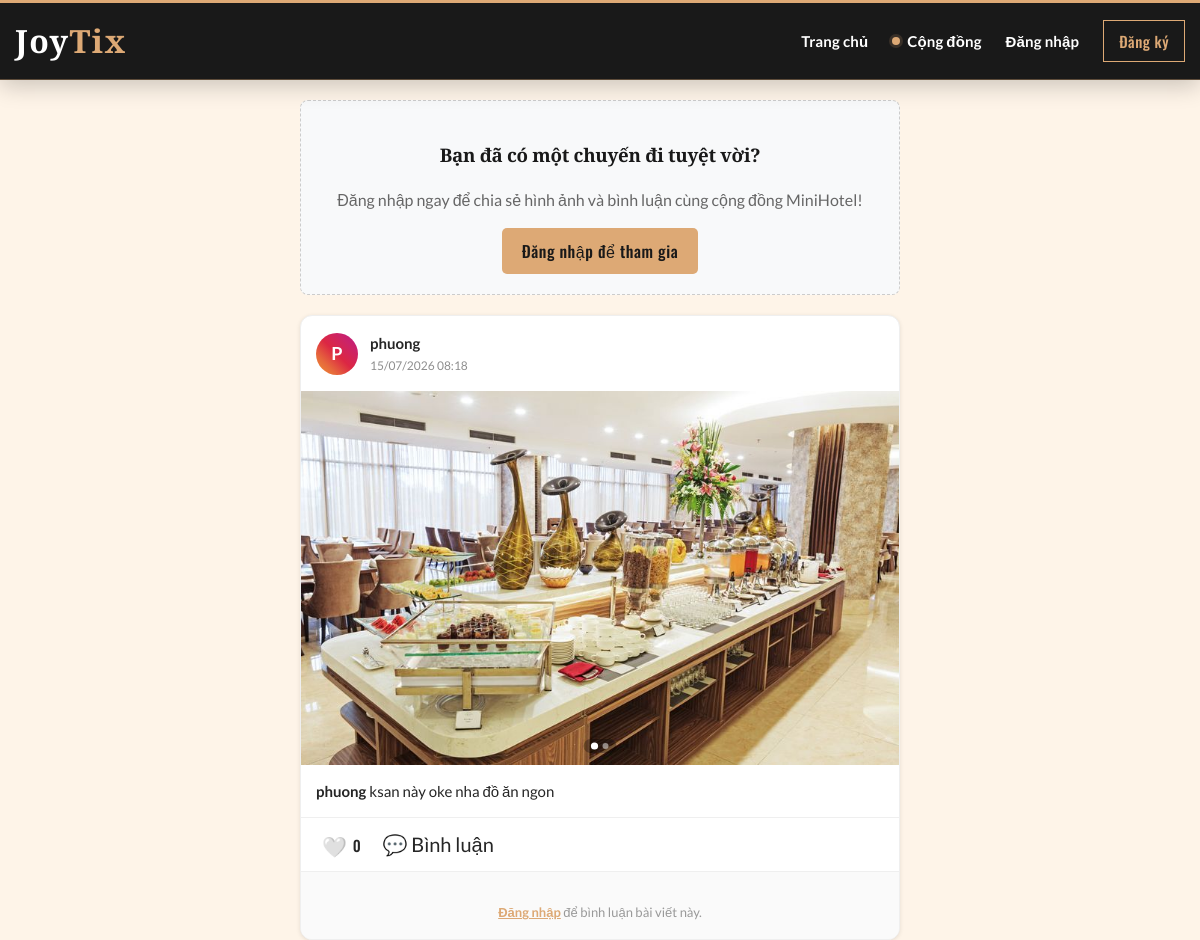
/community.php (upper part), run on an earlier commit of the app's database.
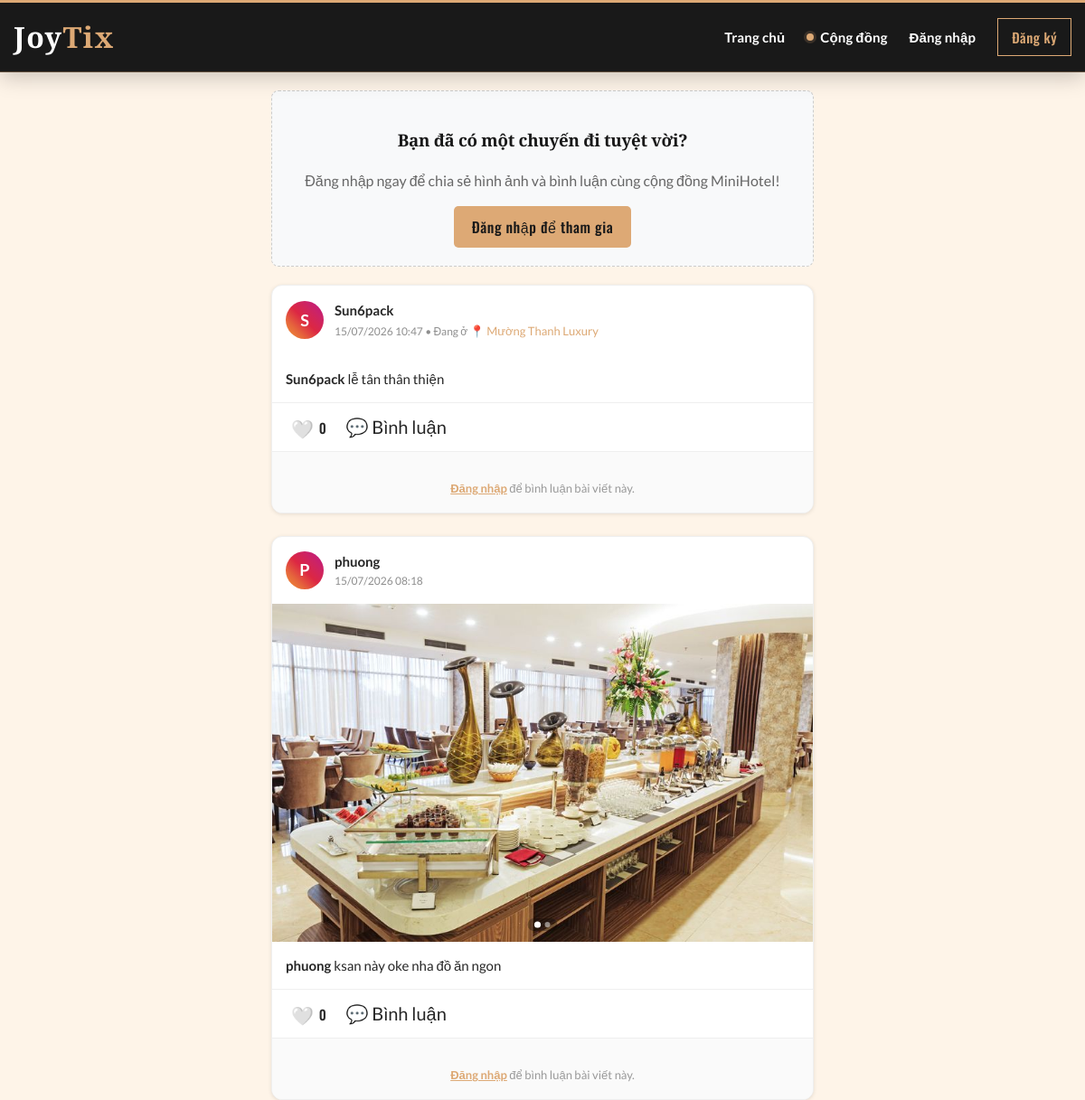
And on a later commit of the database.
### tables this page shows
CREATE TABLE `feed_posts` (
  `id` int(11) NOT NULL,
  `author_name` varchar(100) NOT NULL,
  `author_id` int(11) DEFAULT NULL,
  `hotel_id` int(11) DEFAULT NULL COMMENT 'Khách sạn được review',
  `content` text NOT NULL,
  `image_url` varchar(255) DEFAULT NULL,
  `likes_count` int(11) DEFAULT 0,
  `created_at` timestamp NOT NULL DEFAULT current_timestamp()
);

CREATE TABLE `hotels` (
  `id` int(11) NOT NULL,
  `name` varchar(150) NOT NULL,
  `address` varchar(255) DEFAULT NULL,
  `phone` varchar(25) DEFAULT NULL,
  `star_rating` decimal(2,1) DEFAULT 3.0,
  `vibe` varchar(50) DEFAULT NULL,
  `description` text DEFAULT NULL
);

### community.php (the view, shortened to what the changed rows need)
<?php
require_once 'includes/db-connect.php';
require_once 'includes/header.php';
$is_logged_in = isset($_SESSION['user_id']);
$posts = $pdo->query("SELECT p.*, h.name as hotel_name FROM feed_posts p LEFT JOIN hotels h ON p.hotel_id = h.id ORDER BY p.id DESC")->fetchAll(PDO::FETCH_ASSOC);
$post_ids = array_column($posts, 'id');
$images_by_post = [];
if (!empty($post_ids)) {
    $placeholders = implode(',', array_fill(0, count($post_ids), '?'));
    $stmt_images = $pdo->prepare("SELECT * FROM feed_post_images WHERE post_id IN ($placeholders) ORDER BY id ASC");
    $stmt_images->execute($post_ids);
    $images = $stmt_images->fetchAll(PDO::FETCH_ASSOC);
    foreach ($images as $img) {
        $images_by_post[$img['post_id']][] = $img['image_url'];
    }
}
?>
<div class="feed-container">
    <?php foreach($posts as $post): ?>
    <div class="post-card">
        <div class="post-header">
            <div class="avatar"><?= strtoupper(substr($post['author_name'], 0, 1)) ?></div>
            <div>
                <div class="author-name"><?= htmlspecialchars($post['author_name']) ?></div>
                <div class="post-time">
                    <?= date('d/m/Y H:i', strtotime($post['created_at'])) ?>
                    <?php if($post['hotel_name']): ?>
                        • Đang ở <a href="detail.php?id=<?= $post['hotel_id'] ?>" class="hotel-tag">📍 <?= htmlspecialchars($post['hotel_name']) ?></a>
                    <?php endif; ?>
                </div>
            </div>
        </div>
        <?php
        $post_images = $images_by_post[$post['id']] ?? [];
        if (!empty($post_images)):
        ?>
            <div class="post-images-slider-wrapper">
                <div class="post-images-slider" id="slider-<?= $post['id'] ?>">
                    <?php foreach ($post_images as $index => $img): ?>
                        <div class="slide-item">
                            <img src="<?= htmlspecialchars($img) ?>" alt="Ảnh bài đăng <?= $index + 1 ?>">
                        </div>
                    <?php endforeach; ?>
                </div>
                <?php if (count($post_images) > 1): ?>
                    <div class="slider-dots">
                        <?php foreach ($post_images as $index => $img): ?>
                            <span class="dot <?= $index === 0 ? 'active' : '' ?>" onclick="currentSlide(<?= $post['id'] ?>, <?= $index ?>)"></span>
                        <?php endforeach; ?>
                    </div>
                <?php endif; ?>
            </div>
        <?php endif; ?>
        <div class="post-content">
            <span class="author-name"><?= htmlspecialchars($post['author_name']) ?></span>
            <?= nl2br(htmlspecialchars($post['content'])) ?>
        </div>
        <div class="post-actions">
            <?php if ($is_logged_in): ?>
                <button class="btn-action btn-like" data-id="<?= $post['id'] ?>">
                    ❤️ <span class="like-count" style="font-size: 15px;"><?= $post['likes_count'] ?></span>
                </button>
            <?php else: ?>
                <button class="btn-action" onclick="alert('Vui lòng đăng nhập để thả tim!');">
                    🤍 <span style="font-size: 15px;"><?= $post['likes_count'] ?></span>
                </button>
            <?php endif; ?>
            <span class="btn-action">💬 Bình luận</span>
        </div>
        <div class="comment-section">
            <?php if ($is_logged_in): ?>
                <form action="" method="POST" class="comment-input-group">
                    <input type="hidden" name="post_id" value="<?= $post['id'] ?>">
                    <input type="text" name="comment_content" class="comment-input" placeholder="Thêm bình luận..." required autocomplete="off">
                    <button type="submit" name="submit_comment" class="btn-post-cmt">Đăng</button>
                </form>
            <?php else: ?>
                <div style="margin-top: 15px; font-size: 13px; color: #999; text-align: center;">
                    <a href="login.php" style="color: var(--primary); font-weight: bold;">Đăng nhập</a> để bình luận bài viết này.
                </div>
            <?php endif; ?>
        </div>
    </div>
    <?php endforeach; ?>
</div>
<?php require_once 'includes/footer.php'; ?>

What changed in the data, as far as the page shows it:
added feed_posts: author_name "S", author_name "Sun6pack", created_at "15/07/2026 10:47", hotel.name "Mường Thanh Luxury", content "lễ tân thân thiện", likes_count "0"
